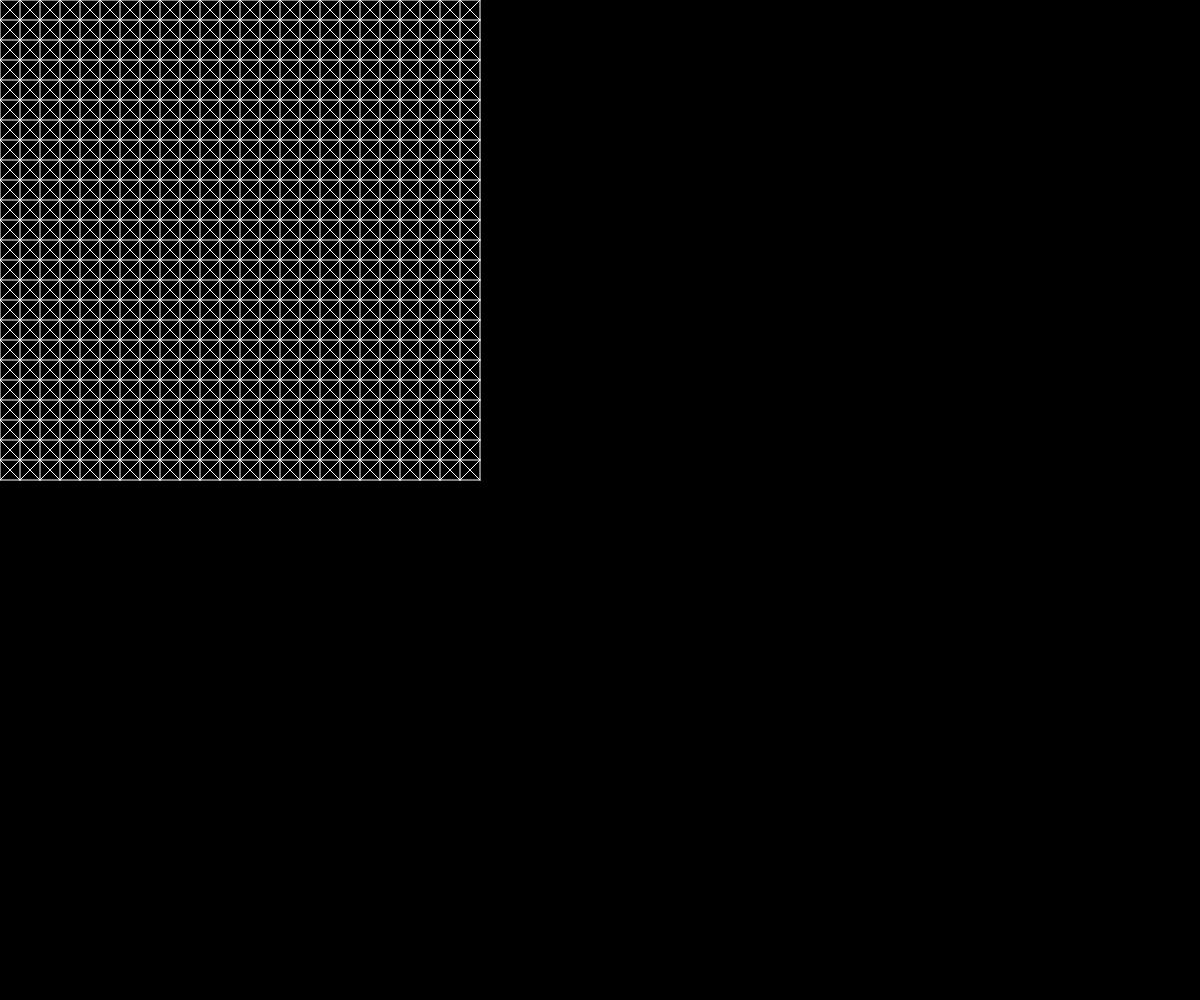
Frame 1 (no input)
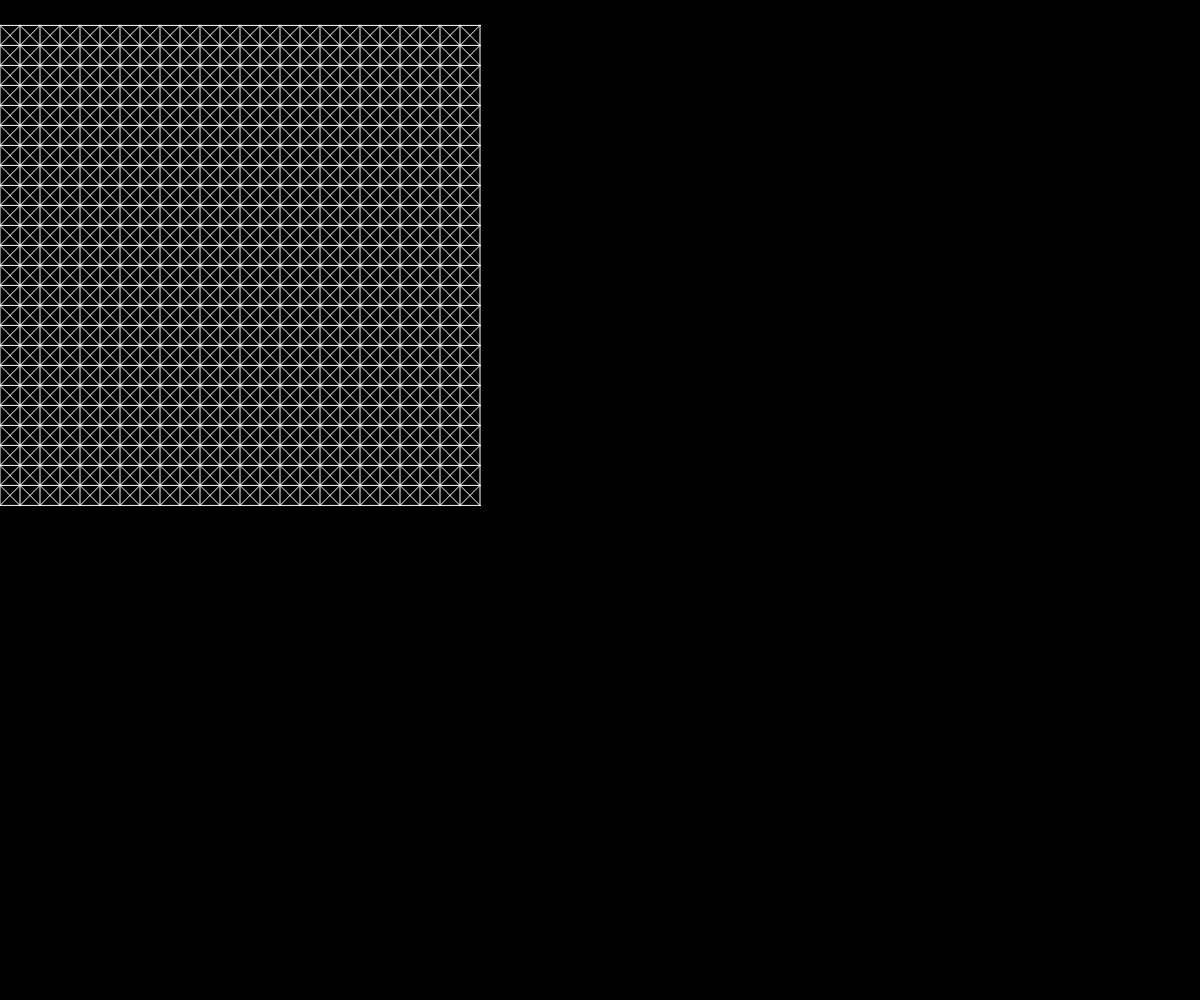
Frame 60 (no input)
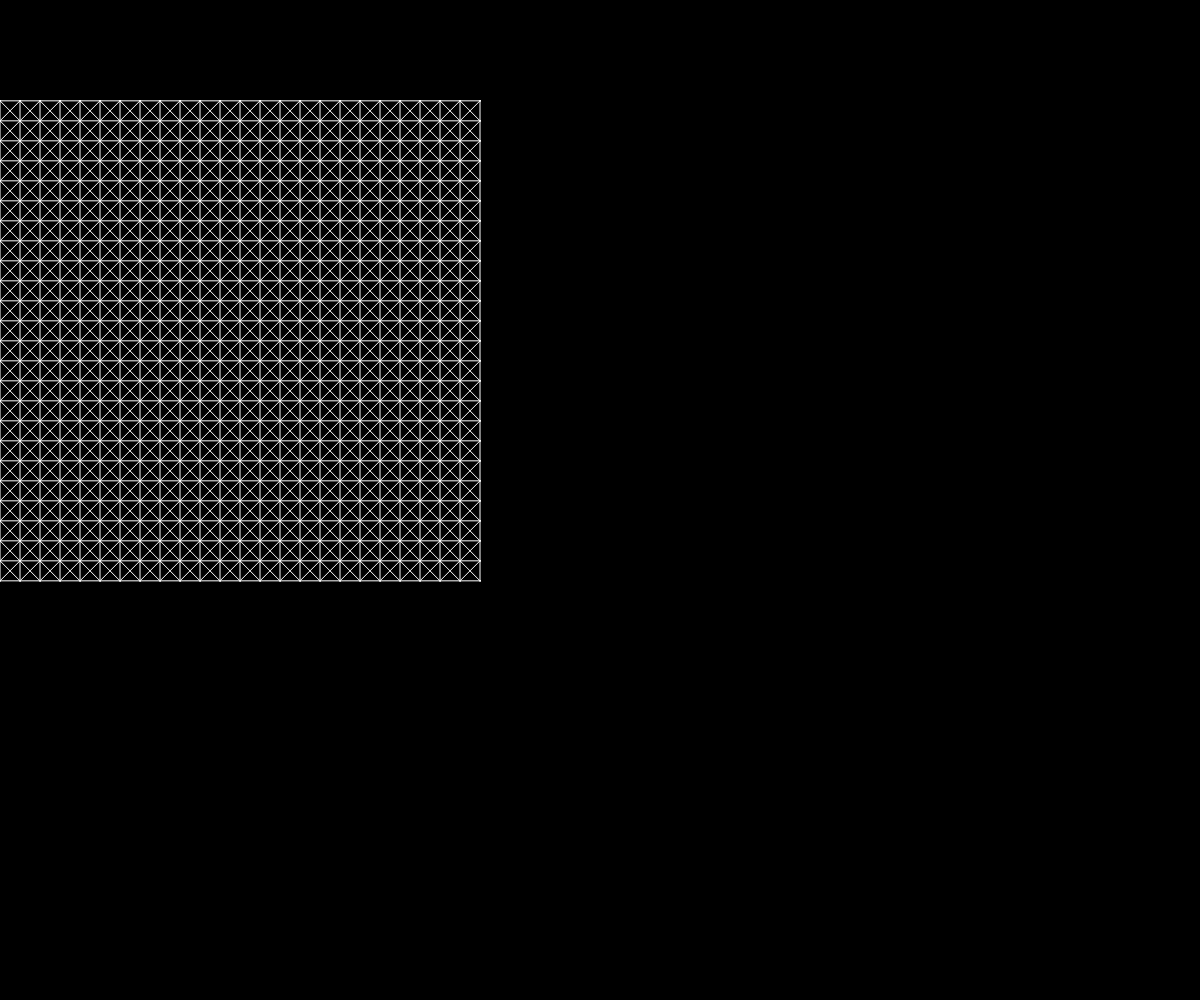
Frame 120 (the mouse pressed at the canvas centre since frame 60)

The p5.js sketch that drew these frames (run headless with seeded random() and noise() and a simulated clock; from frame 60 on, the mouse is pressed at the canvas centre):

// p5.js sketch
// ── sketch.js
class Cloth {
  constructor(width, height, spacing, particleMass) {
    this.width = width;
    this.height = height;
    this.spacing = spacing;
    this.particleMass = particleMass;
    this.particles = [];
    this.sticks = [];
    this.numCols = Math.floor(width / spacing);
    this.numRows = Math.floor(height / spacing);
  }

  createCloth() {
    for (let i = 0; i < this.numCols; i++) {
      for (let j = 0; j < this.numRows; j++) {
        let particle = new Particle(
          i * this.spacing,
          j * this.spacing,
          this.particleMass
        );
        this.particles.push(particle);
      }
    }

    for (let i = 0; i < this.numCols; i++) {
      for (let j = 0; j < this.numRows; j++) {
        if (i < this.numCols - 1) {
          let stick = new Stick(
            this.particles[i * this.numCols + j],
            this.particles[(i + 1) * this.numCols + j],
            this.spacing
          );
          this.sticks.push(stick);
        }

        if (j < this.numRows - 1) {
          let stick = new Stick(
            this.particles[i * this.numCols + j],
            this.particles[i * this.numCols + j + 1],
            this.spacing
          );
          this.sticks.push(stick);
        }

        if (i < this.numCols - 1 && j < this.numRows - 1) {
          let stick = new Stick(
            this.particles[i * this.numCols + j],
            this.particles[(i + 1) * this.numCols + j + 1],
            this.spacing * Math.sqrt(2)
          );
          this.sticks.push(stick);
        }

        if (i < this.numCols - 1 && j < this.numRows - 1) {
          let stick = new Stick(
            this.particles[(i + 1) * this.numCols + j],
            this.particles[i * this.numCols + j + 1],
            this.spacing * Math.sqrt(2)
          );
          this.sticks.push(stick);
        }
      }
    }
  }
}

class Particle {
  constructor(x, y, mass) {
    this.x = x;
    this.y = y;
    this.prevx = x;
    this.prevy = y;
    this.mass = mass;
  }
}

class Stick {
  constructor(p1, p2, length) {
    this.p1 = p1;
    this.p2 = p2;
    this.length = length;
  }
}

function keepInsideView(particle) {
  if (particle.y >= height) particle.y = height;
  if (particle.x >= width) particle.x = width;
  if (particle.y < 0) particle.y = 0;
  if (particle.x < 0) particle.x = 0;
}

let particles = [];
let sticks = [];

function getDistance(p1, p2) {
  let dx = p1.x - p2.x;
  let dy = p1.y - p2.y;
  return Math.sqrt(dx * dx + dy * dy);
}

function getDifference(p1, p2) {
  return {
    x: p1.x - p2.x,
    y: p1.y - p2.y,
  };
}

function getLength(v) {
  return Math.sqrt(v.x * v.x + v.y * v.y);
}

let cloth;

function setup() {
  createCanvas(windowWidth, windowHeight);
  // let middleX = windowWidth / 2;
  // let middleY = windowHeight / 2;
  // let offset = 50;

  // let pA = new Particle(middleX, middleY, 10000);
  // let pB = new Particle(middleX + offset, middleY, 10000);
  // let pC = new Particle(middleX, middleY + offset, 10000);
  // let pD = new Particle(middleX + offset, middleY + offset, 10000);
  // particles.push(pA, pB, pC, pD);

  // let stickAB = new Stick(pA, pB, getDistance(pA, pB));
  // let stickDC = new Stick(pD, pC, getDistance(pB, pD));
  // let stickCA = new Stick(pC, pA, getDistance(pC, pA));
  // let stickDB = new Stick(pD, pB, getDistance(pD, pB));
  // sticks.push(stickAB, stickDC, stickCA, stickDB);
  cloth = new Cloth(500, 500, 20, 10000);
  cloth.createCloth();
  particles = cloth.particles;
  sticks = cloth.sticks;
}

function update() {
  for (let i = 0; i < particles.length; i++) {
    let particle = particles[i];

    let force = { x: 0.0, y: 0.5 };

    let acceleration = {
      x: force.x / particle.mass,
      y: force.y / particle.mass,
    };

    let prevPosition = { x: particle.x, y: particle.y };

    particle.x =
      2 * particle.x -
      particle.prevx +
      acceleration.x * (deltaTime * deltaTime);
    particle.y =
      2 * particle.y -
      particle.prevy +
      acceleration.y * (deltaTime * deltaTime);

    particle.prevx = prevPosition.x;
    particle.prevy = prevPosition.y;

    keepInsideView(particle);
  }

  for (let i = 0; i < sticks.length; i++) {
    let stick = sticks[i];

    let diff = getDifference(stick.p1, stick.p2);
    let diffFactor = ((stick.length - getLength(diff)) / getLength(diff)) * 0.5;
    let offset = { x: diff.x * diffFactor, y: diff.y * diffFactor };

    stick.p1.x += offset.x;
    stick.p1.y += offset.y;
    stick.p2.x -= offset.x;
    stick.p2.y -= offset.y;
  }
}

function draw() {
  background(0);

  update();

  for (let i = 0; i < particles.length; i++) {
    circle(particles[i].x, particles[i].y, 1);
  }

  for (let i = 0; i < sticks.length; i++) {
    stroke("white");
    line(sticks[i].p1.x, sticks[i].p1.y, sticks[i].p2.x, sticks[i].p2.y);
  }
}
